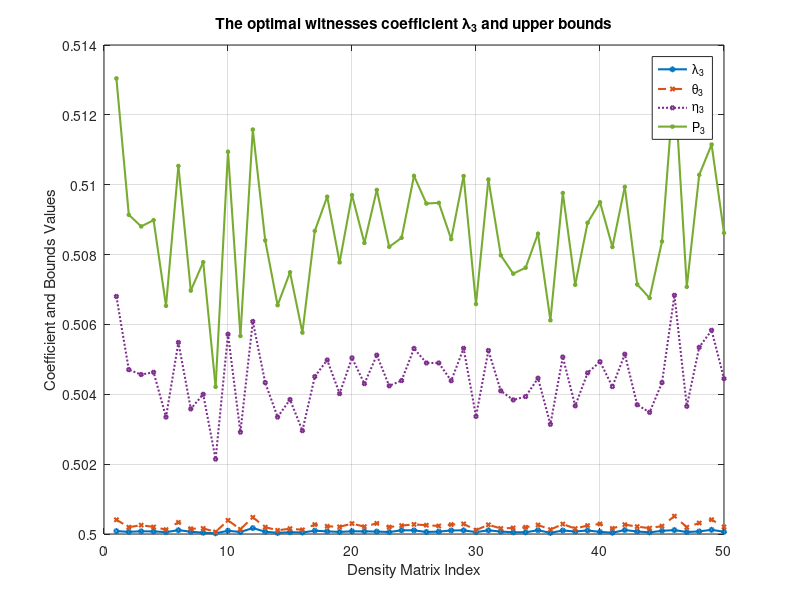

Write the MATLAB code that produced this figure.

% =========================================================================
% NUMERICAL INVESTIGATION OF RANDOM MIXED STATES AND WITNESS BOUNDS
%
% This script numerically investigates mixed states by generating 50 
% independent random density matrices. 
%
% Key details of the simulation:
% - State Generation: Each density matrix is constructed as a finite convex 
%   combination of 10,000 independent Haar-distributed pure states.
% - Methodology: The pure states are generated via the QR decomposition of 
%   complex Ginibre matrices. They are assigned random positive weights and 
%   normalized to unit trace to ensure valid density matrices.
% - Scope: The analysis focuses on bipartite systems with Schmidt numbers 
%   not exceeding k=2.
% - Objective: For each mixed state, the script calculates the optimal 
%   witness coefficient (\lambda_3) and its corresponding upper bounds, 
%   plotting the results for comparison.
% =========================================================================

% Set random seed for reproducibility
rng(1);

% Define system dimensions
m = 2;
n = 2;

% Define the number of density matrices to generate
num_density_matrices = 50;

% Initialize arrays to store function values for each density matrix
lambda_3_values = zeros(num_density_matrices, 1);
theta_3_values = zeros(num_density_matrices, 1);
%zeta_3_values = zeros(num_density_matrices, 1);
eta_3_values = zeros(num_density_matrices, 1);
P_3_values = zeros(num_density_matrices, 1);

for k = 1:num_density_matrices
    % Initialize the density matrix
    rho = zeros(m*n, m*n);

    % Define the number of pure states to generate
    num_pure_states = 10000;

    for j = 1:num_pure_states
        % Generate a random complex matrix
        A = randn(m*n) + 1i*randn(m*n);

        % Perform QR decomposition on the matrix to obtain a random unitary matrix
        [Q, ~] = qr(A);

        % Select the first column vector of the unitary matrix as the pure state
        psi = Q(:, 1);

        % Generate random probability weight
        p = rand();

        % Accumulate the weighted pure state density matrix
        rho = rho + p * (psi * psi');
    end

    % Normalize the density matrix
    rho = rho / trace(rho);

    % Expand the density matrix rho row by row into a row vector
    rho_vector = rho(:).';

    % Initialize the correlation matrix
    correlation_matrix = zeros(size(rho));

    % Calculate each element of the correlation matrix
    for i = 1:size(rho,1)
        for j = 1:size(rho,2)
            unit_vector_i = zeros(1, size(rho,1));
            unit_vector_i(i) = 1; % First subsystem unit orthogonal basis column vector
            unit_vector_j = zeros(1, size(rho,2));
            unit_vector_j(j) = 1; % Second subsystem unit orthogonal basis column vector

            % Calculate the tensor product result
            tensor_product = kron(unit_vector_i, unit_vector_j);

            % Calculate the elements of the correlation matrix
            correlation_matrix(i,j) = rho_vector * tensor_product(:);
        end
    end

    % Calculate singular values
    singular_values = svd(correlation_matrix);

    % Sort singular values in descending order
    sorted_singular_values = sort(singular_values, 'descend');
    s1=sorted_singular_values(1); s2=sorted_singular_values(2); s3=sorted_singular_values(3); s4=sorted_singular_values(4);
    


    % Matrix M
    M2= [s1 s2; s3 s4];

    % Calculate eigenvalues
    eigenvalues = eig(M2);

    % Find the maximum eigenvalue
    max_eigenvalue = max(eigenvalues);
    lambda_3 = max_eigenvalue;
    theta_3 = s1+s2-s4*(1-(2*(s3)/(s1+s2-2*s4+sqrt((s1+s2)^2-4*s4*((s1+s2)-(s3+s4))))));
    %zeta_3 = s1+s2-s4*(1-sqrt((s3)/(s1+s2-s4)));
    eta_3 = s1+s2-s4*(1-sqrt((s3+s4)/(s1+s2)));
    P_3 = s1+s2;

    % Store function values
    lambda_3_values(k) = lambda_3;
    theta_3_values(k) = theta_3;
    %zeta_3_values(k) = zeta_3;
    eta_3_values(k) = eta_3;
    P_3_values(k) = P_3;
end


figure;
plot(1:num_density_matrices, lambda_3_values, 'o-', 'LineWidth', 1.5, 'MarkerSize', 3, 'DisplayName', '\lambda_3', 'Color', [0 0.4470 0.7410]);
hold on;
plot(1:num_density_matrices, theta_3_values, 'x--', 'LineWidth', 1.5, 'MarkerSize', 3, 'DisplayName', '\theta_3', 'Color', [0.8500 0.3250 0.0980]);
%plot(1:num_density_matrices, zeta_3_values, 's-.', 'LineWidth', 1.5, 'MarkerSize', 3, 'DisplayName', '\zeta_3', 'Color', [0.9290 0.6940 0.1250]);
plot(1:num_density_matrices, eta_3_values, 'd:', 'LineWidth', 1.5, 'MarkerSize', 3, 'DisplayName', '\eta_3', 'Color', [0.4940 0.1840 0.5560]);
plot(1:num_density_matrices, P_3_values, '*-', 'LineWidth', 1.5, 'MarkerSize', 3, 'DisplayName', 'P_3', 'Color', [0.4660 0.6740 0.1880]);
xlabel('Density Matrix Index');
ylabel('Coefficient and Bounds Values');
title('The optimal witnesses coefficient \lambda_{3} and upper bounds');
legend show;
grid on;
